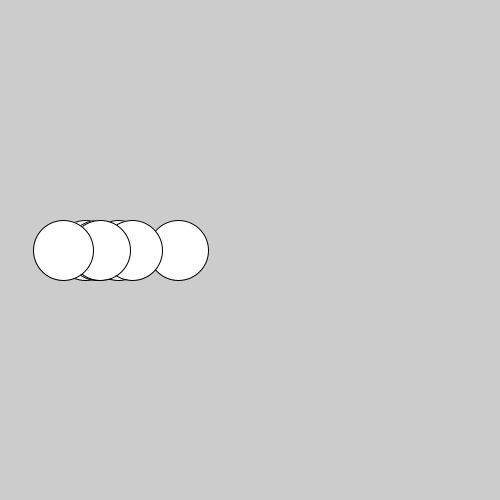
Frame 1 (no input)
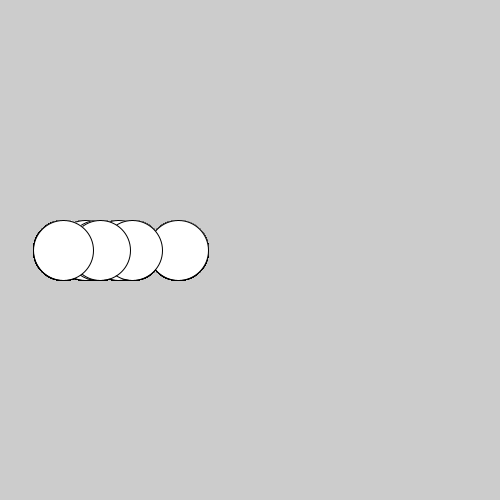
Frame 60 (the mouse pressed at the canvas centre just before this capture)
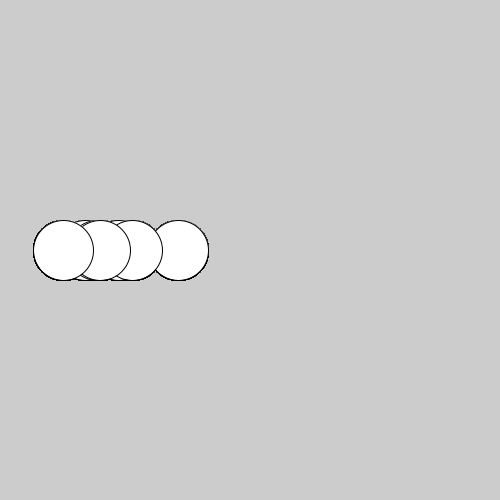
Frame 120 (the mouse held since frame 60 and released just before this capture)

The Processing sketch that drew these frames (run headless with seeded random() and noise(); from frame 60 on, the mouse is pressed at the canvas centre):

// Processing sketch: ArraysWithLoops
// ── ArraysWithLoops.pde
float[] x = new float[7];
float[] colors = new float[3];

void setup(){
  size(500, 500);
  
  //the loops will go through every cubby in the array and place a random number into that spot.
  for(int i = 0; i < colors.length; i++){
   colors[i] = random(0, 255); 
  }
  
  for(int i = 0; i < x.length; i++){
    x[i] = random(50, 200);
  }
}

void draw(){
  //this loop goes through the colors array to create a color for the circles.
  //they will all be the same color but the color will change every time you run the program because of the random numbers above.
  for(int i = 0; i < colors.length; i++){
   fill(colors[i] + 100, colors[i] + 50, colors[i] + 80);
  }
  
  //this one just pulls the numbers directly from the array.
  //fill(colors[0], colors[1], colors[2]);
  
  for(int i = 0; i < x.length; i++){
    //fill(i*50, i + 150, i*30);//this makes every circle a different color
    ellipse(x[i], height/2, 60, 60);
  }
}
